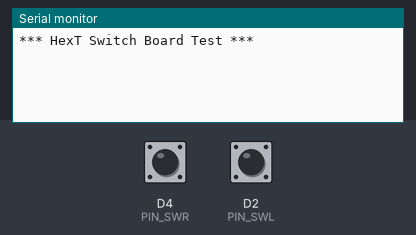
A sketch run on a simulated ESP8266 (NodeMCU). Parts: the last lines printed to the serial monitor. The inputs (shaded band) are chosen by the test bench; at power-on: D4 (PIN_SWR) LOW, D2 (PIN_SWL) LOW.

Above: at 1.2 s.
1.3 s: D4 (PIN_SWR) pulled HIGH for 0.15 s
At 1.8 s:
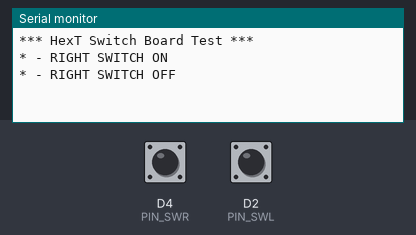
2.9 s: D2 (PIN_SWL) pulled HIGH for 0.15 s
At 4.2 s:
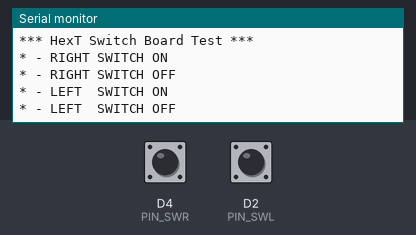

Measured:
- after the input at 1.3 s, the serial monitor: prints a new line at once (image 1)
- after the input at 2.9 s, the serial monitor: prints a new line at once (image 2)

The sketch:

2.ex_Switch_ori.ino
```cpp
// (licence header left out)
#define GPIO_PORT_SWI 0

int PORT_SWI = GPIO_PORT_SWI;

int PIN_SWL,PIN_SWR;
int SWL_state=0;
int SWR_state=0;
int last_SWL_state=0;
int last_SWR_state=0;

void setup()
{
  Serial.begin(115200);
  Serial.println();
  Serial.println("*** HexT Switch Board Test ***");

  if (PORT_SWI==0)
  {
    PIN_SWL = D2;
    PIN_SWR = D4;
  }
  else if (PORT_SWI==1)
  {
    PIN_SWL = D7;
    PIN_SWR = D8;
  }
  else{}
  pinMode(PIN_SWL, INPUT);
  pinMode(PIN_SWR, INPUT);
}

void loop()
{
  SWL_state = digitalRead(PIN_SWL);
  SWR_state = digitalRead(PIN_SWR);

  if(SWL_state != last_SWL_state)
  {
    if(SWL_state){Serial.println("* - LEFT  SWITCH ON");}
    else {Serial.println("* - LEFT  SWITCH OFF");}
  } else{}

  if(SWR_state != last_SWR_state)
  {
    if(SWR_state){Serial.println("* - RIGHT SWITCH ON");}
    else {Serial.println("* - RIGHT SWITCH OFF");}
  } else{}

  last_SWL_state = SWL_state;
  last_SWR_state = SWR_state;
}
```
